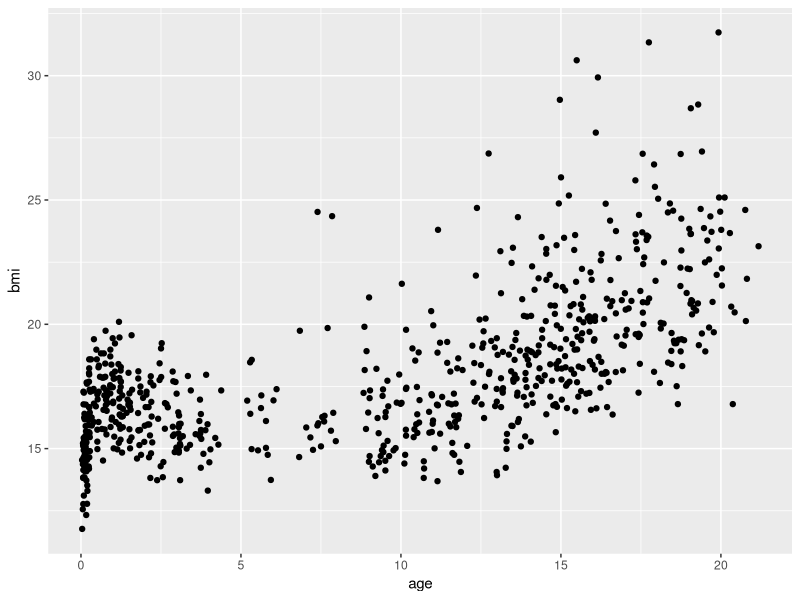
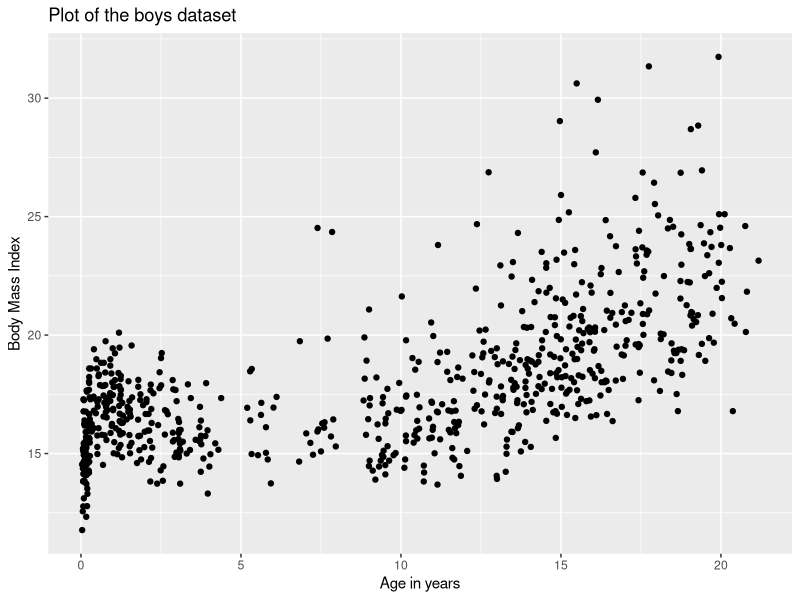
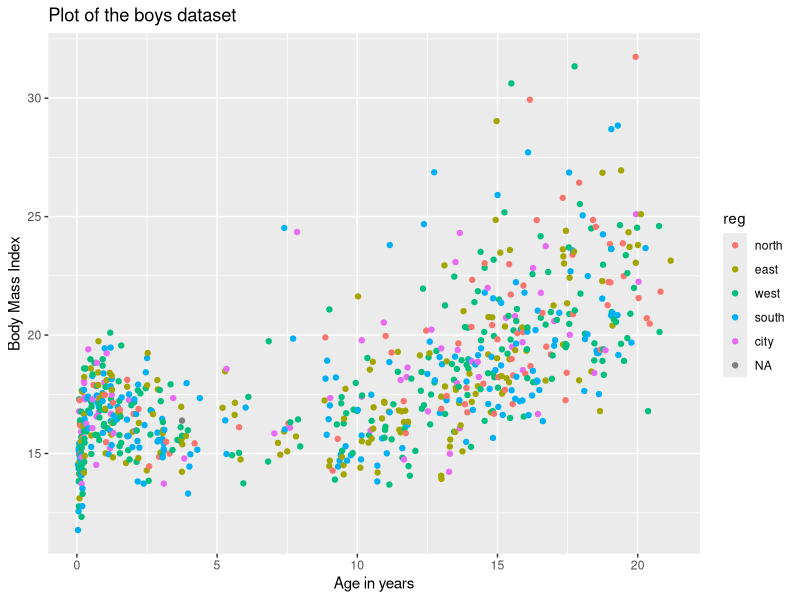

R code for these plots, in order:
## ---- chunk 1
library(tidyverse) ## This includes ggplot2
library(mice)
library(kableExtra)
## ---- chunk 2
boys |> 
  ggplot() + 
  geom_point(aes(x = age,
                 y = bmi))
## ---- chunk 3
boys |> 
  ggplot() + 
  geom_point(aes(x = age,
                 y = bmi))+
  ggtitle("Plot of the boys dataset") + 
  xlab("Age in years") + 
  ylab("Body Mass Index") 
## ---- chunk 4
boys |> 
  ggplot() + 
  geom_point(aes(x = age,
                 y = bmi,
                 color = reg)) + #<---- Here
  ggtitle("Plot of the boys dataset") + 
  xlab("Age in years") + 
  ylab("Body Mass Index") 
